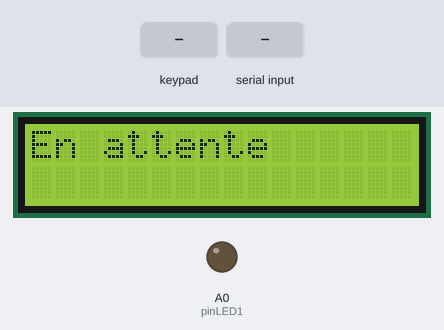
Recording of a sketch running on a simulated Arduino Uno, built with avr-gcc and run on an emulated ATmega328P. Parts: 16×2 character LCD, output pins drawn as LEDs (lit = HIGH). The test bench sets the inputs (shaded band). What the sketch prints to the serial monitor is not drawn.

Above: at 1.2 s.
1.3 s: keypad keys 9 8 7 5 D pressed 0.4 s apart
At 3.9 s:
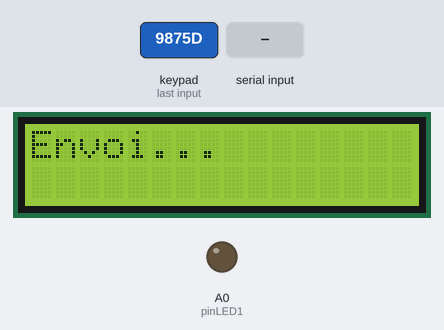
4.8 s: "1" received over Serial
At 7.0 s:
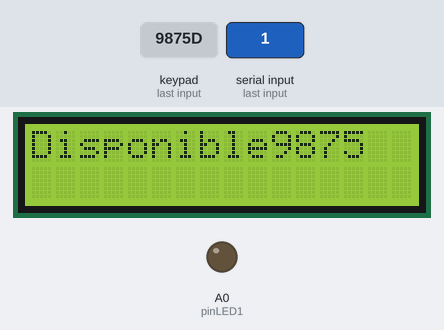
7.3 s: key 'A' pressed
At 8.2 s:
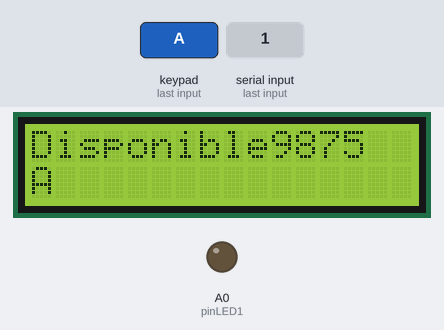
8.8 s: "0" received over Serial
At 9.4 s:
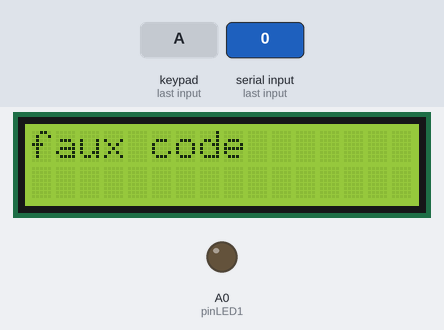
11.8 s: keypad keys 1 3 1 2 1 1 1 0 D pressed 0.4 s apart
At 12.41 s:
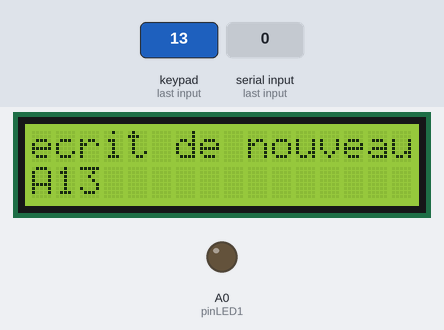
16.9 s: key 'B' pressed
At 17.9 s:
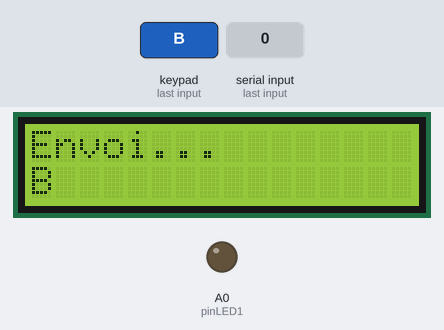
Timing chart, 0 to 19.4 s (numbered marks = the images above; inputs shaded):
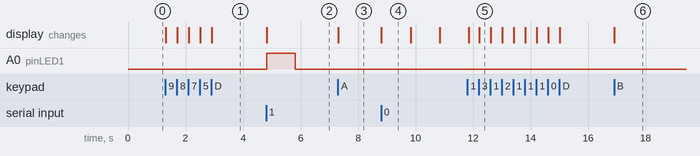

The sketch:

sketch_apr25a.ino
```cpp
#include <Wire.h>
#include <LiquidCrystal_I2C.h>
#include <Keypad.h>

String lcdCode ;

LiquidCrystal_I2C lcd(0x27, 16, 2); // Set the LCD I2C address and dimensions
const uint8_t ROWS = 4;
const uint8_t COLS = 4;
char keys[ROWS][COLS] = {
  { '1', '2', '3', 'A' },
  { '4', '5', '6', 'B' },
  { '7', '8', '9', 'C' },
  { '*', '0', '#', 'D' }
};
uint8_t colPins[COLS] = { 9, 8, 7, 5 }; // Pins connected to C1, C2, C3, C4
uint8_t rowPins[ROWS] = { 13, 12, 11, 10 }; // Pins connected to R1, R2, R3, R4
Keypad keypad = Keypad(makeKeymap(keys), rowPins, colPins, ROWS, COLS);

String enteredCode = ""; // String to store the entered code
bool isCodeAvailable = false;

const int pinLED1 = A0; // Numéro de broche pour la première LED


void setup() {
  Serial.begin(9600);
  lcd.init(); // Initialize the LCD
  lcd.backlight(); // Turn on the backlight
  lcd.setCursor(0, 0); // Set the cursor to the top-left corner
  lcd.print("En attente"); // Display "Indisponible" by default
  pinMode(pinLED1, OUTPUT); // Configure la broche de la première LED en sortie

}

void loop() {
  char key = keypad.getKey();

  if (key != NO_KEY) {
    if (key == 'D') {
      lcdCode = enteredCode; // Enregistrer le code entré
      lcd.clear(); // Effacer l'affichage LCD
      lcd.print("Envoi..."); // Afficher "Envoi..." pendant l'envoi
      delay(500); // Délai pour la stabilité
      Serial.println(enteredCode); // Envoyer le code entré via le port série
      enteredCode = ""; // Réinitialiser le code entré
      isCodeAvailable = false; // Réinitialiser le drapeau de disponibilité du code
    } else {
      // Ajouter la touche pressée au code entré
      enteredCode += key;
      lcd.setCursor(0, 1); // Positionner le curseur à la deuxième ligne
      lcd.print(enteredCode); // Afficher le code entré
    }
  }

  // Vérifier s'il y a des données disponibles depuis le port série
  while (Serial.available() > 0) {
    char data = Serial.read(); // Lire les données entrantes depuis le port série
    if (data == '1') {
      lcd.clear(); // Effacer l'affichage LCD
      lcd.print("Disponible");
      lcd.print(lcdCode);
      //delay(2000);
      /*lcd.clear();
      lcd.print("indisponible");*/
      // Afficher "Disponible" si le code est disponible
      digitalWrite(pinLED1, HIGH); // Allume la première LED

  delay(1000); // Attend 1 seconde (1000 millisecondes)
  digitalWrite(pinLED1, LOW); // Éteint la première LED

    }
    else if (data == '0') {
      lcd.clear();
      lcd.print("faux code");
      delay(1000);
      lcd.clear();
      lcd.print("Indisponible");
      delay(1000);
      lcd.clear();
      lcd.print("ecrit de nouveau");
      delay(1000);
    }
    else if (data == '2') {
      lcd.clear();
      lcd.print("En attente");
    }
  }
}
```

Measured:
- after the input at 1.3 s, the display: first changes at once (image 1 shows a later state)
- after the input at 4.8 s, A0 (pinLED1): LOW → HIGH at once, → LOW 1.0 s later; the display: changes at once (image 2)
- after the input at 7.3 s, the display: changes at once (image 3)
- after the input at 8.8 s, the display: changes at once (image 4)
- after the input at 11.8 s, the display: first changes after 0.05 s (image 5 shows a later state)
- after the input at 16.9 s, the display: changes at once (image 6)
- what the display in image 4 shows lasts 1.0 s, from 8.8 s to 9.8 s
